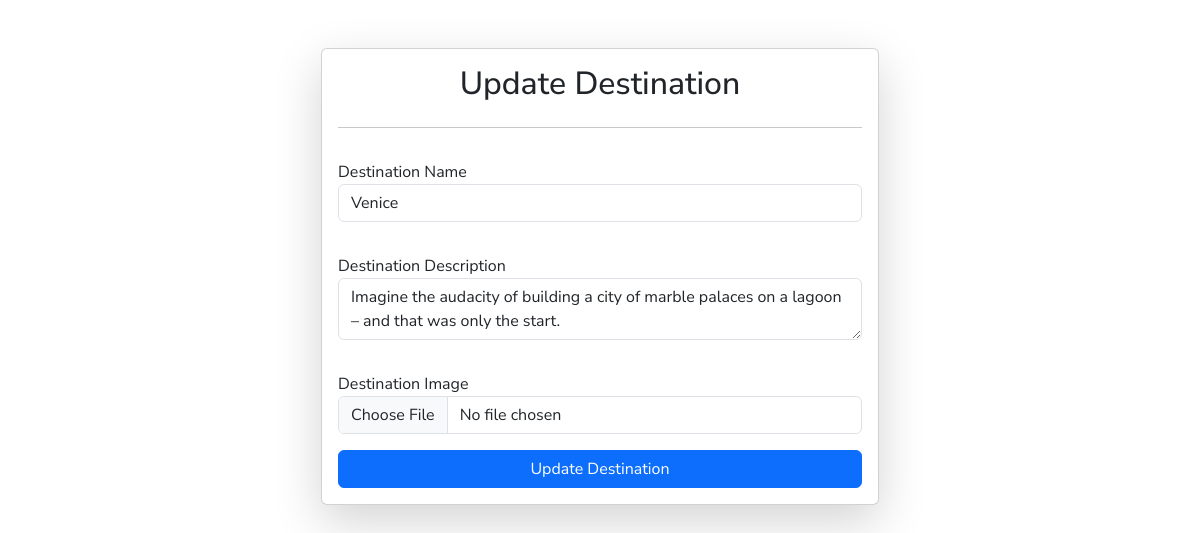
Page /update-destination/7/ on the earlier database version.
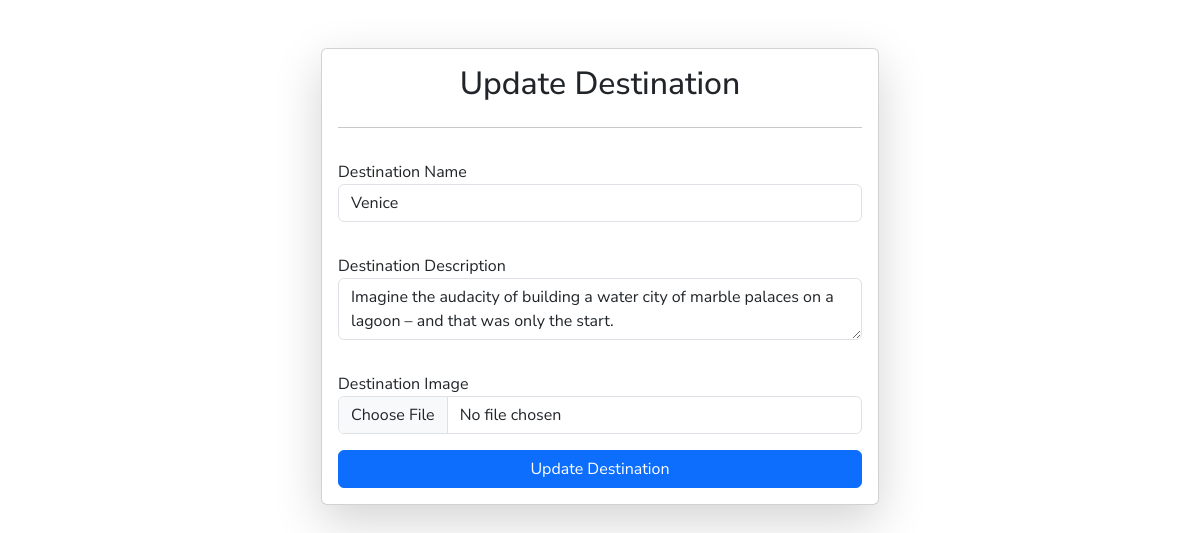
Same page on the later database version.
### travel/models.py (models this page shows)
class Destination(models.Model):
    user = models.ForeignKey(User, on_delete = models.SET_NULL, null = True, blank = True)
    destination_name = models.CharField(max_length = 100)
    destination_description = models.TextField()
    destination_image = models.ImageField(upload_to = 'destinations')

### travel/views.py (the view, shortened to what this page needs)
# urls.py: path('update-destination/<id>/', update_destination, name = "update_destination"),
def update_destination(request, id):
    queryset = Destination.objects.get(id = id)
    context = {'destination' : queryset, 'title' : 'Update Destination'}
    return render(request, "update_destination.html", context)

### travel/templates/update_destination.html (shortened to what this page needs)
{% extends "base.html" %}
{% block start %}
    <div class="container my-5">
        <form class="col-6 mx-auto my-5 card p-3 shadow-lg" method="post" enctype="multipart/form-data">
            <h2 class="text-center">Update Destination</h2>
            <hr>
            <div class="form-group my-3">
                <label for="exampleInputEmail1">Destination Name</label>
                <input type="text" required name="destination_name" value="{{destination.destination_name}}"
                    class="form-control" id="exampleInputEmail1" aria-describedby="emailHelp"
                    placeholder="Enter Destination Name">
            </div>
            <div class="form-group my-3">
                <label for="exampleInputPassword1">Destination
                    Description</label>
                <textarea required class="form-control"
                    name="destination_description">{{destination.destination_description}}</textarea>
            </div>
            <div class="form-group my-3">
                <label for="exampleInputEmail1">Destination Image</label>
                <input type="file" class="form-control" name="destination_image" id="exampleInputEmail1"
                    aria-describedby="emailHelp" placeholder="Enter Destination Name">
            </div>
            <button type="submit" class="btn btn-primary">Update Destination</button>
        </form>
    </div>
{% endblock %}

### travel/templates/base.html (shortened to what this page needs)
<!DOCTYPE html>
<html lang="en">
  <head>
    <link
      href="https://cdn.jsdelivr.net/npm/bootstrap@5.3.3/dist/css/bootstrap.min.css"
      rel="stylesheet"
    />
    <link
      rel="stylesheet"
      href="https://cdnjs.cloudflare.com/ajax/libs/font-awesome/4.7.0/css/font-awesome.min.css"
    />
  </head>
  <body>
    {% block start %} {% endblock %}
  </body>
</html>

### travel/templates/base.html (style rules this page uses)
body { font-family: "Nunito Sans", sans-serif; font-optical-sizing: auto; font-style: normal; }

Differences in the rows shown:
changed Destination "Venice": destination_description "Imagine the audacity of building a city of marble palaces on a lagoon – and that was only the start." → "Imagine the audacity of building a water city of marble palaces on a lagoon – and that was only the start."
